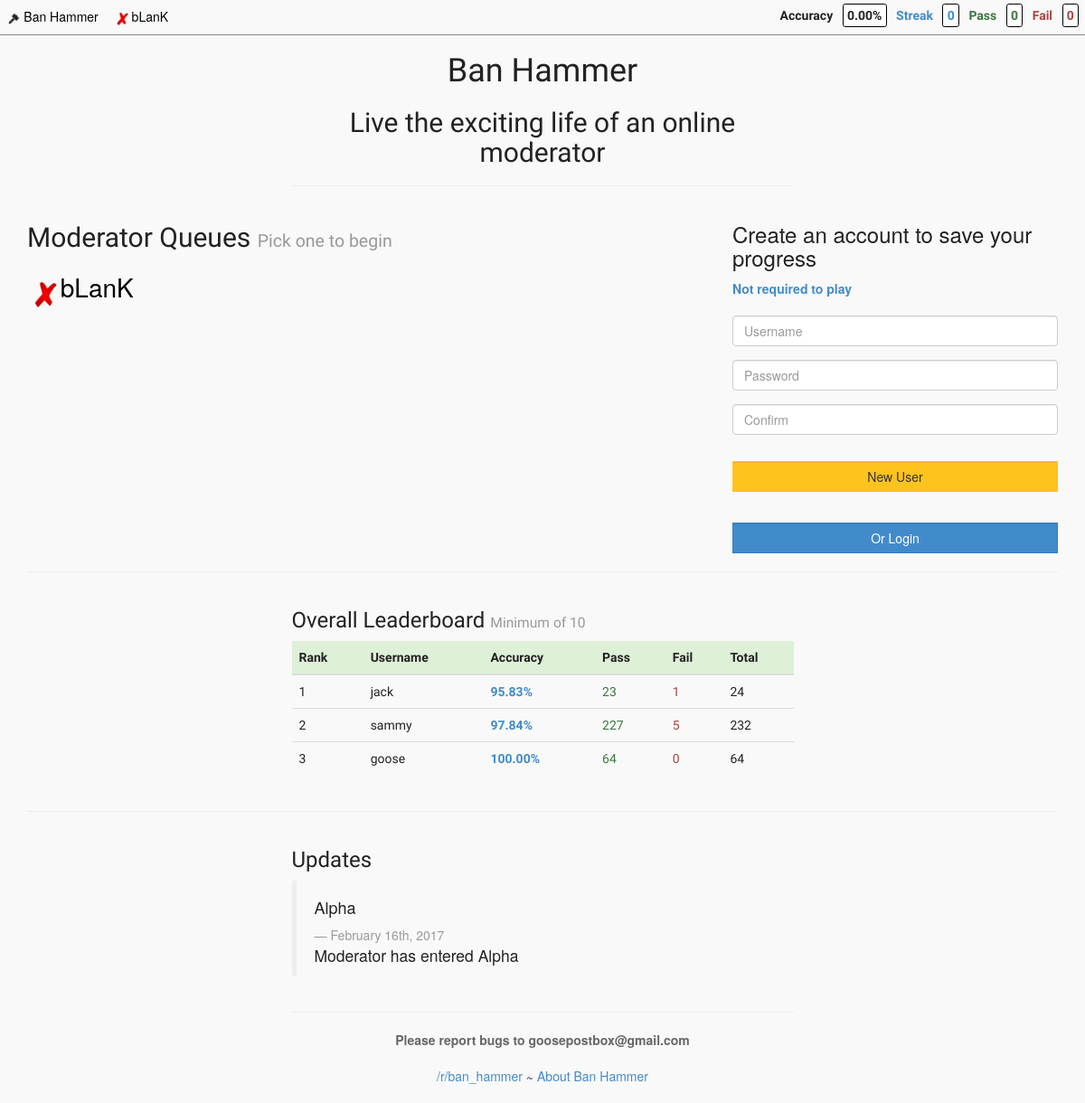
The page / on the database its author committed.
### tables this page shows
CREATE TABLE IF NOT EXISTS `site` (
  `id` int(10) unsigned NOT NULL AUTO_INCREMENT,
  `slug` varchar(100) NOT NULL,
  `name` varchar(100) NOT NULL,
  `active` int(1) unsigned NOT NULL,
  `accuracy_minimum` int(10) unsigned NOT NULL,
  `anonymous_flag` int(1) NOT NULL,
  `sort` int(10) unsigned NOT NULL,
  `created` timestamp NOT NULL DEFAULT CURRENT_TIMESTAMP,
  PRIMARY KEY (`id`)
);

CREATE TABLE IF NOT EXISTS `user` (
  `id` int(10) unsigned NOT NULL AUTO_INCREMENT,
  `username` varchar(100) NOT NULL,
  `ab_test` varchar(100) NOT NULL DEFAULT '',
  `image` varchar(100) NOT NULL DEFAULT '',
  `ip` varchar(100) NOT NULL,
  `email` varchar(256) NOT NULL DEFAULT '',
  `facebook_id` varchar(256) NOT NULL DEFAULT '',
  `last_login` varchar(100) NOT NULL,
  `password` varchar(1000) NOT NULL,
  `created` timestamp NOT NULL DEFAULT CURRENT_TIMESTAMP,
  PRIMARY KEY (`id`)
);

### application/controllers/Main.php (called while the page is built, shortened)
<?php
class Main extends CI_Controller {
    function __construct()
    {
        $this->load->model('main_model', '', TRUE);
        $this->load->model('user_model', '', TRUE);
        if (is_dev()) {
            $this->leaderboard_minimum = 10;
        }
        else {
            $this->leaderboard_minimum = 100;
        }
        $this->data['active_sites'] = $this->main_model->get_active_sites();
        $this->data['user'] = $this->get_user_by_session();
        $this->data['current_site']['name'] = 'Overall';
        $this->data['current_site']['slug'] = 'default';
        $this->data['login_reminder_point'] = 30;
        $this->data['hours_between_reviews'] = 24;
        $this->data['leaderboard_minimum'] = $this->leaderboard_minimum;
        $this->data['real_report'] = false;
    }
    public function landing()
    {
        $data = $this->data;
        $data['page_title'] = site_name();
        $data['leaderboard'] = $this->main_model->get_overall_leaderboard($this->leaderboard_minimum);
        $data['leaderboard'] = $this->sort_leaderboard_main($data['leaderboard']);
        $ab_array = array('hide_subheader', 'show_subheader');
        $data['ab_test'] = $ab_array[array_rand($ab_array)];
        $this->load->view('templates/header', $data);
        $this->load->view('toolbar', $data);
        $this->load->view('landing', $data);
        $this->load->view('templates/scripts', $data);
        $this->load->view('templates/footer', $data);
    }
    public function sort_leaderboard_main($leaderboard_array)
    {
        foreach ($leaderboard_array as &$leaderboard) {
            if (is_null($leaderboard['accuracy'])) {
                $leaderboard['accuracy'] = 100;
            }
            $leaderboard['accuracy'] = sprintf('%0.2f', $leaderboard['accuracy']);
        }
        usort($leaderboard_array, array($this, 'leaderboard_sort_core'));
        $leaderboard_array = array_reverse($leaderboard_array);
        return $leaderboard_array;
    }
    public function get_user_by_session()
    {
        $user = $this->session->userdata('user');
        if (empty($user)) {
            $sess_array = array(
                'id' => 0,
                'username' => 'Anonymous',
                'logged_in' => false,
                'current_account' => array(
                    'id' => 0,
                    'pass' => 0,
                    'fail' => 0,
                    'streak' => 0,
                    'total' => 0,
                ),
            );
            $this->session->set_userdata('user', $sess_array);
            $user = $this->session->userdata('user');
        }
        $user['accuracy'] = accuracy_calculator($user['current_account']['pass'], $user['current_account']['fail']);
        return $user;
    }
}

### index.php (called while the page is built, shortened)
<?php
require_once BASEPATH.'core/CodeIgniter.php';

### application/models/Main_model.php (called while the page is built, shortened)
<?php
Class main_model extends CI_Model
{
    function get_active_sites()
    {
        $this->db->select('*');
        $this->db->from('site');
        $this->db->where('active', 1);
        $query = $this->db->get();
        $result = $query->result_array();
        return $result;
    }
    function get_overall_leaderboard($limit)
    {
        $this->db->select('`user`.username, `account`.*, SUM(pass) as pass, SUM(fail) as fail, MAX(streak) as streak, SUM(total) as total, (100 - (100 / ( (pass + fail) / fail) ) ) as accuracy');
        $this->db->from('user');
        $this->db->join('account', 'user.id = account.user_key', 'left');
        $this->db->where('total >= ', $limit);
        $this->db->group_by('user_key');
        $query = $this->db->get();
        $result = $query->result_array();
        return $result;
    }
}
?>

### application/config/autoload.php (called while the page is built, shortened)
<?php
function site_name() {
    return 'Ban Hammer';
}
function accuracy_calculator($pass, $fail) {
    if (!is_whole_int($pass) || !is_whole_int($fail)) {
        $result = 0;
    }
    else if ($pass == 0) {
        $result = 0;
    }
    return sprintf('%0.2f', $result);
}
function is_whole_int($val) {
    $val = strval($val);
    $val = str_replace('-', '', $val);
    if (ctype_digit($val)) {
        if ($val === (string)0) {
            return true;
        }
        else if (ltrim($val, '0') === $val) {
            return true;
        }
    }
    return false;
}

### application/views/landing.php (the view, shortened to what this page needs)
<div class="container">
    <div class="row">
        <div class="col-md-6 col-md-push-3">
            <h1 class="main_site_name text-center"><?php echo $page_title; ?></h1>
            <?php if (!$user['logged_in'] && $ab_test === 'show_subheader') { ?>
            <h2 class="main_site_description text-center">Live the exciting life of an online moderator</h2>
            <?php } ?>
            <hr>
        </div>
    </div>
    <div class="row">
        <div class="moderator_queue_list_parent col-md-8">
            <h2 class="moderator_queue_title">
                Moderator Queues
                <?php if (!$user['logged_in']) { ?>
                <small>Pick one to begin</small>
                <?php } ?></h2>
            <?php foreach ($active_sites as $site) { ?>
            <a class="global_link" href="<?=base_url()?>site/<?php echo $site['slug']; ?>/queue">
                <div class="global_site_parent">
                    <img class="global_site_icon" src="<?=base_url()?>resources/sites/<?php echo $site['slug']; ?>/icon.png" alt="<?php echo $site['name']; ?>"/>
                    <span class="global_site_name"><?php echo $site['name']; ?></span>
                </div>
            </a>
            <?php } ?>
        </div>
        <div class="col-md-4">
            <div class="login_register_parent">
                <?php if ($user['logged_in']) { ?>
                <h2>Welcome back <?php echo $user['username']; ?></h2>
                <a class="text-danger" href="<?=base_url()?>logout">Logout</a>
                <?php } else { ?>
                <h3>Create an account to save your progress</h3>
                <strong class="text-primary">Not required to play</strong>
                <br>
                <br>
                <div id="new_user_parent">
                    <form action="<?=base_url()?>new_user" method="post">
                        <div class="form-group">
                            <input type="username" class="form-control" id="new_user_input_username" name="username" placeholder="Username"/>
                        </div>
                        <div class="form-group">
                            <input type="password" class="form-control" id="new_user_input_password" name="password" placeholder="Password"/>
                        </div>
                        <div class="form-group">
                            <input type="password" class="form-control" id="new_user_input_password_confirm" name="confirm" placeholder="Confirm"/>
                        </div>
                        <button type="submit" class="custom_btn btn btn-action form-control">New User</button>
                    </form>
                </div>
                <br>
                <div id="show_login" class="custom_btn btn btn-primary form-control">Or Login</div>
                <?php } ?>
            </div>
        </div>
    </div>
    <hr>
    <div class="row">
        <div class="col-md-6 col-md-push-3">
            <div class="overall_leaderboard table-responsive">
                <h3>Overall Leaderboard <small>Minimum of <?php echo $leaderboard_minimum; ?></small></h3>
                <table class="table table-stripped">
                    <thead>
                        <tr class="success">
                            <th>Rank</th>
                            <th>Username</th>
                            <th>Accuracy</th>
                            <th>Pass</th>
                            <th>Fail</th>
                            <th>Total</th>
                        </tr>
                    </thead>
                    <tbody>
                        <?php $rank = 1; ?>
                        <?php foreach ($leaderboard as $account) { ?>
                        <tr>
                            <td><?php echo $rank; ?></td>
                            <td><?php echo $account['username']; ?></td>
                            <td class="text-primary"><strong><?php echo $account['accuracy']; ?>%</strong></td>
                            <td class="text-success"><?php echo $account['pass']; ?></td>
                            <td class="text-danger"><?php echo $account['fail']; ?></td>
                            <td class="text-default"><?php echo $account['total']; ?></td>
                        </tr>
                        <?php $rank++; ?>
                        <?php } ?>
                    </tbody>
                </table>
            </div>
        </div>
    </div>
    <hr>
    <div class="row">
        <div class="update_news_parent col-md-6 col-md-push-3">
            <h3>Updates</h3>
            <div class="update_news_item">
                <blockquote>
                    <h4>Alpha</h4>
                    <small>February 16th, 2017</small>
                    <p>Moderator has entered Alpha</p>
                </blockquote>
            </div>
        </div>
    </div>
    <div class="row">
        <div class="col-md-6 col-md-push-3 text-center">
            <footer class="landing_footer">
                <hr>
                <strong class="text-center">Please report bugs to goosepostbox@gmail.com</strong>
                <br>
                <br>
                <a href="https://www.reddit.com/r/ban_hammer" target="_blank"/>/r/ban_hammer</a>
                <strong>~</strong>
                <a href="<?=base_url()?>about">About <?php echo site_name(); ?></a>
            </footer>
        </div>
    </div>
</div>

### application/views/templates/header.php (shortened to what this page needs)
<!DOCTYPE html>
<html>
  <head>
    <link href="<?=base_url()?>resources/bootstrap/css/bootstrap.min.css" rel="stylesheet" type="text/css">
    <link href="<?=base_url()?>resources/style.css?<?php echo time(); ?>" rel="stylesheet" type="text/css">
  </head>
  <body>

### application/views/toolbar.php (shortened to what this page needs)
<nav class="global_toolbar">
    <a class="global_link" href="<?=base_url()?>">
        <div class="global_site_parent">
            <img class="global_site_icon" src="<?=base_url()?>resources/img/favicon.ico" alt="Ban Hammer"/>
            <span class="global_site_name">Ban Hammer</span>
        </div>
    </a>
    <?php foreach ($active_sites as $site) { ?>
    <a class="global_link" href="<?=base_url()?>site/<?php echo $site['slug']; ?>/queue">
        <div class="global_site_parent">
            <img class="global_site_icon" src="<?=base_url()?>resources/sites/<?php echo $site['slug']; ?>/icon.png" alt="<?php echo $site['name']; ?>"/>
            <span class="global_site_name"><?php echo $site['name']; ?></span>
        </div>
    </a>
    <?php } ?>
    <span id="score_parent">
        <span id="accuracy_parent" class="text-default">
            <span id="accuracy_label" class="score_label">Accuracy</span>
            <span id="accuracy_value_parent" class="score_value"><span id="accuracy_value"><?php echo $user['accuracy']; ?>%</span></span>
        </span>
        <span id="streak_parent" class="text-primary">
            <span id="streak_label" class="score_label">Streak</span>
            <span id="streak_value" class="score_value"><?php echo $user['current_account']['streak']; ?></span>
        </span>
        <span id="pass_parent" class="text-success">
            <span id="pass_label" class="score_label">Pass</span>
            <span id="pass_value" class="score_value"><?php echo $user['current_account']['pass']; ?></span>
        </span>
        <span id="fail_parent" class="text-danger">
            <span id="fail_label" class="score_label">Fail</span>
            <span id="fail_value" class="score_value"><?php echo $user['current_account']['fail']; ?></span>
        </span>
    </span>
</nav>

### application/views/templates/footer.php
    <br>
  </body>
</html>

### resources/style.css (style rules this page uses)
body { background-color: #f9f9f9; color: #222; }
.main_site_name, .main_site_description, .moderator_queue_title, .overall_leaderboard, .update_news_parent h3 { font-family: 'Julius Sans One', sans-serif; }
.custom_btn { margin-top: 1em; border-radius: 0; }
.global_toolbar { background-color: #f9f9f9; height: 2.8em; border-bottom: 1px solid #888; }
.global_site_icon { height: 1em; }
.global_site_name { color: #000; }
.global_site_parent { display: inline-block; padding: 0.5em; margin: 0.1em; transition: background-color 0.5s; border-radius: 0.1em; }
#score_parent { margin-top: 0.5em; font-weight: bold; font-family: 'Play', sans-serif; float: right; }
.score_value { margin: 0.5em; padding: 0.3em; background-color: #fff; border: 1px solid #000; border-radius: 0.2em; }
.moderator_queue_list_parent .global_site_name { font-size: 2em; }
.moderator_queue_list_parent .global_site_icon { height: 2em; }
.landing_footer { color: #666; }
.btn-action { background-color: hsl(44, 100%, 56%) !important; background-repeat: repeat-x; filter: progid:DXImageTransform.Microsoft.gradient(startColorstr="#ffc31e", endColorstr="#ffc31e"); background-image: -khtml-gradient(linear, left top, left bottom, from(#ffc31e), to(#ffc31e)); background-image: -moz-linear-gradient(top, #ffc31e, #ffc31e); background-image: -ms-linear-gradient(top, #ffc31e, #ffc31e); background-image: -webkit-gradient(linear, left top, left bottom, color-stop(0%, #ffc31e), color-stop(100%, #ffc31e)); background-image: -webkit-linear-gradient(top, #ffc31e, #ffc31e); background-image: -o-linear-gradient(top, #ffc31e, #ffc31e); background-image: linear-gradient(#ffc31e, #ffc31e); border-color: #ffc31e #ffc31e hsl(44, 100%, 56%); color: #333 !important; text-shadow: 0 1px 1px rgba(255, 255, 255, 0.00); -webkit-font-smoothing: antialiased; }

### rows shown on the page
site: slug (picture), name "bLanK"
user: username "jack", accuracy "95.83", pass "23", fail "1", total "24"
user: username "sammy", accuracy "97.84", pass "227", fail "5", total "232"
user: username "goose", accuracy "100.00", pass "64", fail "0", total "64"

### other values the page prints
$user['accuracy'] "0.00"
$user['current_account']['streak'] "0"
$user['current_account']['pass'] "0"
$user['current_account']['fail'] "0"
$page_title "Ban Hammer"
$leaderboard_minimum "10"
site_name() "Ban Hammer"
